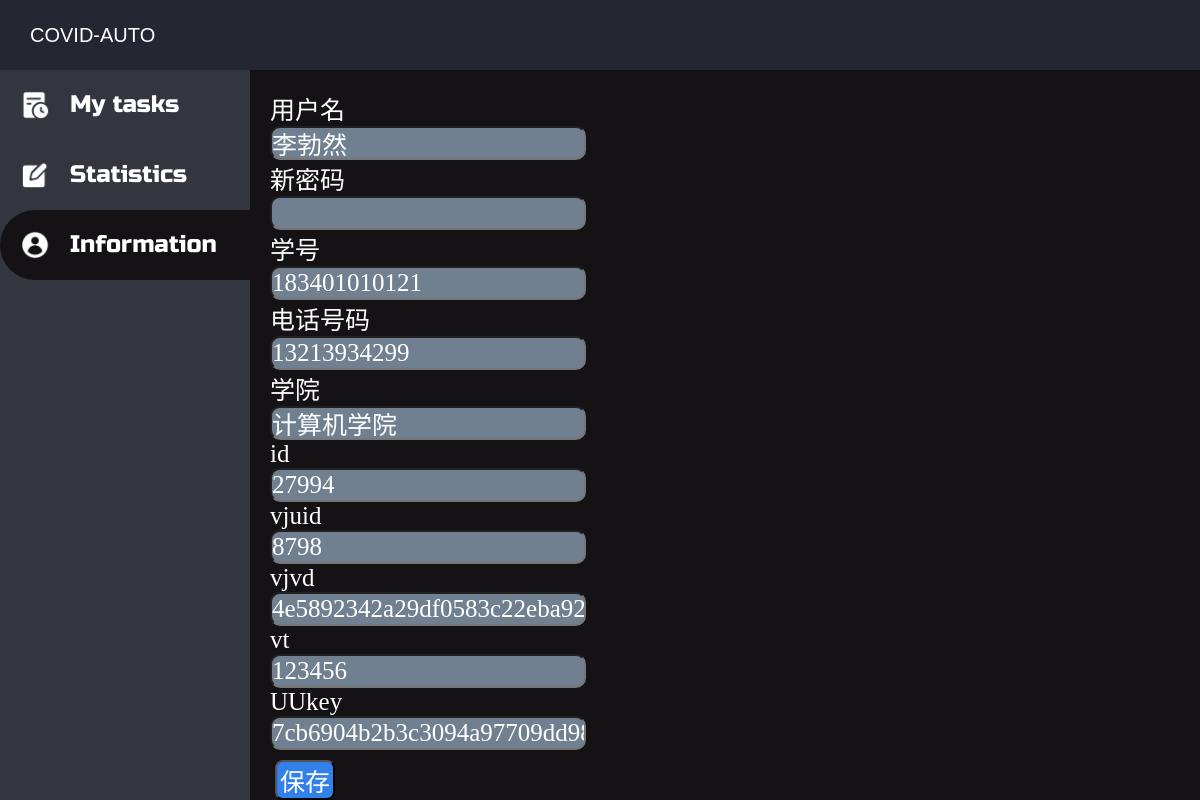
Page /task/info_page/ (signed in) on the earlier database version.
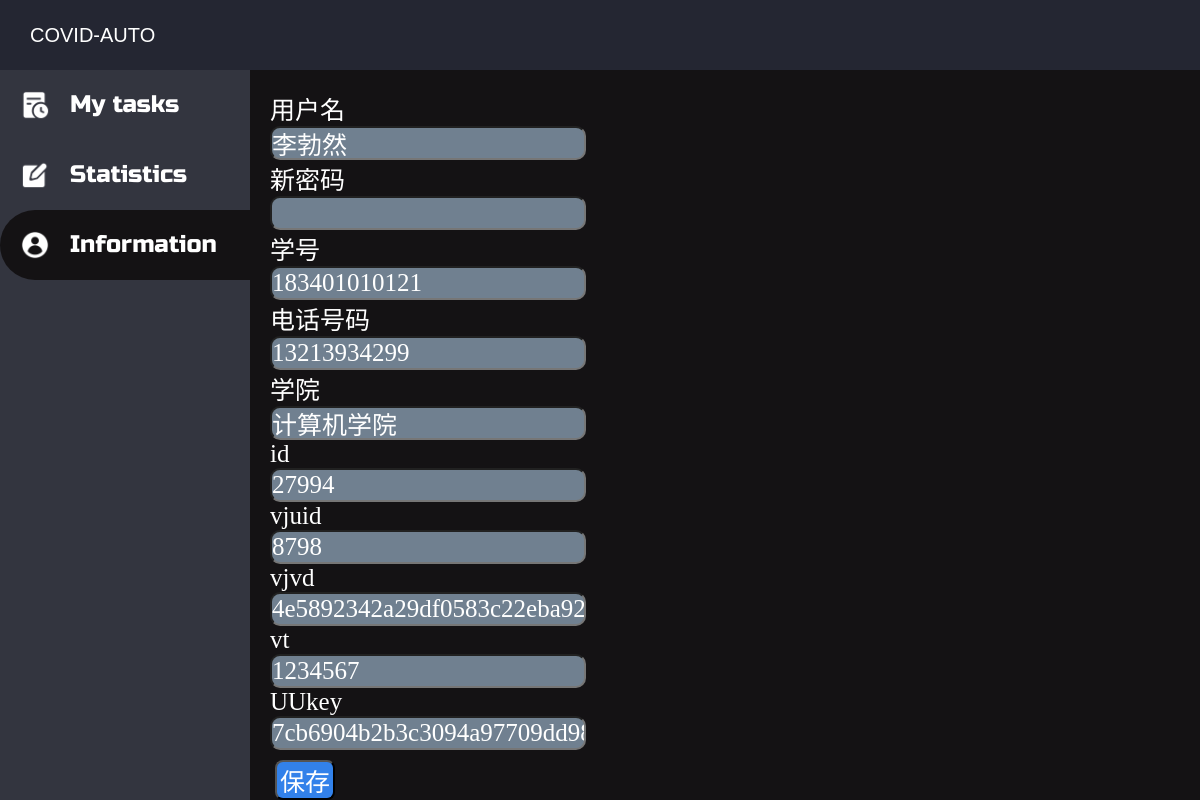
Same page on the later database version.
### task/models.py (models this page shows)
class Info(models.Model):
    task_owner = models.ForeignKey(User, on_delete = models.DO_NOTHING) # 设置task使用者
    task_username = models.CharField(max_length = 20, default = '') # 姓名
    task_stu_id = models.CharField(max_length = 20, default = '') # 学号
    task_phone = models.CharField(max_length = 20, default = '') # 电话号码
    task_institution = models.CharField(max_length = 20, default = '') # 学院
    task_form_id = models.CharField(max_length = 10, default = '') # 信息表中id
    vjuid = models.CharField(max_length = 20, default = '') # vjuid
    vjvd = models.CharField(max_length = 50, default = '') # vjvd
    vt = models.CharField(max_length = 20, default = '') # vt
    UUkey = models.CharField(max_length = 50, default = '') # UUkey

### task/views.py (the view, shortened to what this page needs)
# urls.py: path('info_page/', views.info_page, name = 'info_page'),
def info_page(request):
    if request.user.username != '': # 如果登录成功
        try:
            context = {}
            info = Info.objects.filter(task_owner = request.user)
            if len(info) != 0: # 如果查询不成功，则新建
                info = Info.objects.filter(task_owner = request.user)[0]
                context['info'] = info
            return render(request, 'info.html', context)
        except:
            return redirect('https://bilibili.com') # 出现无法创建task错误
    else: # 如果未登录，则跳转登录界面
        return redirect('/login_page/')

### task/templates/info.html (shortened to what this page needs)
{% extends 'task_base.html' %}
{% block header_extension %}
<link rel="stylesheet" href="/static/css/info.css">
{% endblock %}
{% block li_info %}<li class="icon-user li-active">Information</li>{% endblock %}
{% block task_content %}
<form action="{% url 'submit_info' %}" class="info-form" method="post">
    <div class="info-username-div">
        用户名<input type="text" value="{{ info.task_username }}" name="info-username">
    </div>
    <div class="info-password-div">
        新密码<input type="text" value="" name="info-password">
    </div>
    <div class="info-stu_id-div">
        学号<input type="text" value="{{ info.task_stu_id }}" name="info-stu_id">
    </div>
    <div class="info-phone-div">
        电话号码<input type="text" value="{{ info.task_phone }}" name="info-phone">
    </div>
    <div class="info-institution-div">
        学院<input type="text" value="{{ info.task_institution }}" name="info-institution">
    </div>
    <div class="info-form_id-div">
        id<input type="text" value="{{ info.task_form_id }}" name="info-form_id">
    </div>
    <div class="info-vjuid-div">
        vjuid<input type="text" value="{{ info.vjuid }}" name="info-vjuid">
    </div>
    <div class="info-vjvd-div">
        vjvd<input type="text" value="{{ info.vjvd }}" name="info-vjvd">
    </div>
    <div class="info-vt-div">
        vt<input type="text" value="{{ info.vt }}" name="info-vt">
    </div>
    <div class="info-UUkey-div">
        UUkey<input type="text" value="{{ info.UUkey }}" name="info-UUkey">
    </div>
    <input type="submit" value="保存">
</form>
{% endblock %}

Differences in the rows shown:
changed Info "李勃然": info-vt "123456" → "1234567"
